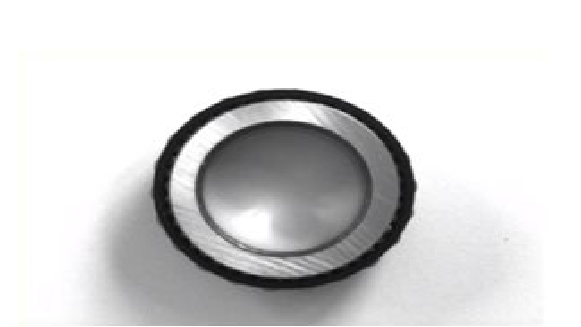
#> input picture test1.png, 581 x 327 px
$ python 'Circle Detection.py'
#> lines starting #> are read from the running program, lines starting #| are printed output that depends on the picture; after the words box and inside, x2 and y2 are one past the last pixel; in counts of white or black regions, pixels touching at a corner belong together
import cv2
import numpy as np
import imutils
import math


def nothing(x):
    pass


#load the image, clone it for output, and then convert it to grayscale
img = cv2.imread("test1.png")
#> img is the input picture: shape (327, 581, 3); mean B, G, R 213.9, 213.9, 213.9

clone = img.copy()
gray = cv2.cvtColor(clone, cv2.COLOR_BGR2GRAY)

#create window
cv2.namedWindow("Treshed")

#create trackbars for threshold for color change
cv2.createTrackbar("Threshold","Treshed", 0, 255, nothing)
#> slider 'Threshold' is set to 85


while(1):
    clone = img.copy()
    gray = cv2.cvtColor(clone, cv2.COLOR_BGR2GRAY)

    #get current position of four tracker
    r = cv2.getTrackbarPos('Threshold', 'Treshed')

    ret, gray_threshold = cv2.threshold(gray, r, 255,cv2.THRESH_BINARY)
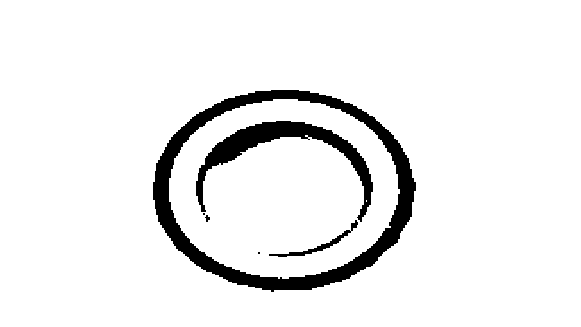
#> gray_threshold: shape (327, 581); 93.2% white; 6 black regions (2 under 20 px), largest, box (x1, y1, x2, y2) and area: (153, 90, 416, 292) 8927, (196, 121, 373, 222) 3600, (269, 220, 358, 257) 384, (205, 215, 210, 222) 21
#> ret = 85
    bilateral_filetered_image = cv2.bilateralFilter(gray_threshold,5,175,175)

    edge_detected_image = cv2.Canny(bilateral_filetered_image,75,200)
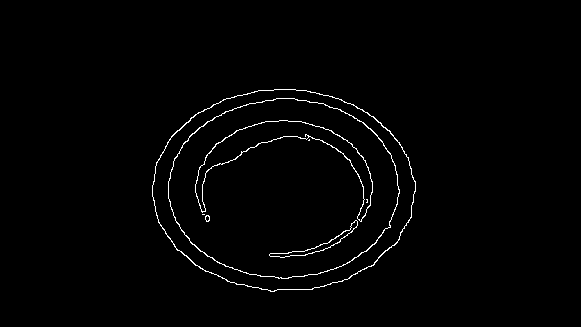
#> edge_detected_image: shape (327, 581); 1.3% white in thin lines or dots, all inside (x1, y1, x2, y2) = (152, 89, 416, 292)

    contours, hierarchy=cv2.findContours(edge_detected_image, cv2.RETR_TREE, cv2.CHAIN_APPROX_SIMPLE)
#> contours = 13 contours, 4 with area under 20; largest, box (x1, y1, x2, y2) and area: (152, 89, 416, 292) 41287, (152, 89, 416, 292) 41123, (168, 98, 400, 279) 32265, (168, 98, 400, 279) 32116, (195, 120, 373, 222) 3682

    contour_list = []
    r=0
    rad=0
    radius= []

    for contour in contours:
        approx = cv2.approxPolyDP(contour, 0.01*cv2.arcLength(contour,True),True)
        area = cv2.contourArea(contour)
        if((len(approx) > 8 ) & (area>30)): #10000> area>30

            contour_list.append(contour)
            rad = math.sqrt(area/math.pi)
            radius.append(round(rad, 2))


        for c in contour_list:
            (c_x, c_y), c_r = cv2.minEnclosingCircle(c)
            M = cv2.moments(c)
            cX = int(M['m10']/M['m00'])
            cY = int(M['m01']/M['m00'])
            if c_r>r:
                if (cX == c_x) | (cY == c_y):

                    c_r = str(c_r)
                    cv2.putText(clone, c_r, (cX - 40, cY - 40),
                    cv2.FONT_HERSHEY_SIMPLEX, 0.5, (255,0,0), 2)


            cv2.circle(clone, (cX, cY), 7, (255, 255, 255), -1)
            cv2.putText(clone, "center", (cX - 20, cY - 20),
	    cv2.FONT_HERSHEY_SIMPLEX, 0.5, (255,0,0), 2)
#> this loop made 13 passes
#> (area, rad) on passes 1, 2, 3, 4, 5, 6, 11, 12: (41287, 114.6), (41123, 114.4), (32265, 101.3), (32115.5, 101.1), (415, 11.49), (389, 11.13), (3682, 34.23), (3574, 33.73)
#> area on pass 7: 21
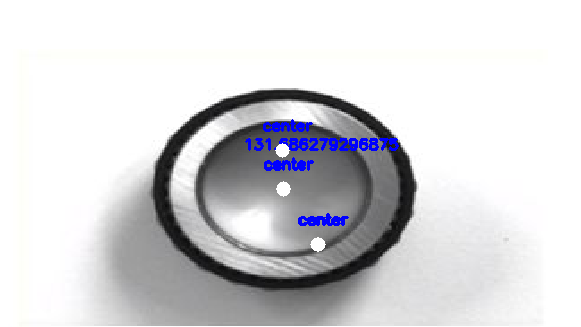
#> clone: shape (327, 581, 3); 1.45% of pixels changed, all inside (x1, y1, x2, y2) = (245, 119, 399, 252)
#> after the loop, contour_list = 8 contours; box (x1, y1, x2, y2) and area: (152, 89, 416, 292) 41287, (152, 89, 416, 292) 41123, (168, 98, 400, 279) 32265, (168, 98, 400, 279) 32116, (195, 120, 373, 222) 3682, (195, 120, 373, 222) 3574, (269, 220, 358, 258) 415, (269, 220, 358, 258) 389; radius = [114.6, 114.4, 101.3, 101.1, 11.49, 11.13, 34.23, 33.73]


    cv2.drawContours(clone, contour_list, -1, (255,0,0),2)
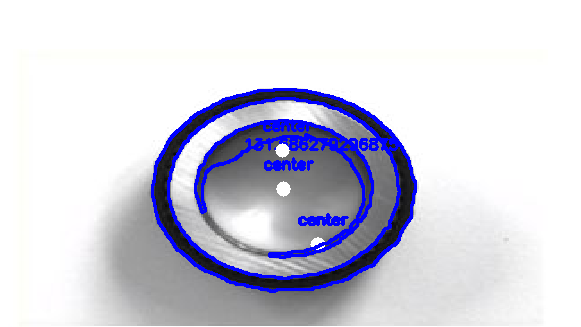
#> clone: shape (327, 581, 3); 4% of pixels changed, all inside (x1, y1, x2, y2) = (151, 88, 417, 293)


    #there is an outer boundary and inner boundary for each edge, so countours double
    print('Number of circles:{}'.format(int(len(contour_list)/2)))
#| Number of circles:4
    print('radius:{}'.format(radius[::2]))
#| radius:[114.64, 101.34, 11.49, 34.23]

    #conts = imutils.grab_contours(contour_list)


    #Displaying the results
    cv2.imshow('Objects Detected', clone)
    #cv2.imshow("Treshed", gray_threshed)

    # ESC to break
    k = cv2.waitKey(1) & 0xFF
#> (key Esc is pressed here)
    if k == 27:
        break


#> (the run stopped early here; a loop or call above may not have finished)

$ run again, with 8circles.png copied over test1.png
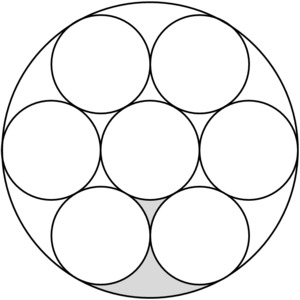
#> input picture 8circles.png, 300 x 300 px
#> img is the input picture: shape (300, 300, 3); min 0, max 255, mean 240.1
#> `ret, gray_threshold = cv2.threshold(gray, r, 255,cv2.THRESH_BINARY)`:
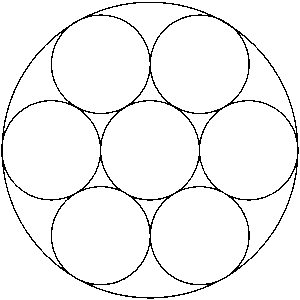
#> gray_threshold: shape (300, 300); 95.7% white; black in thin lines or dots
#> ret = 85
#> edge_detected_image: shape (300, 300); 5.2% white in thin lines or dots
#> contours = 163 contours, 137 with area under 20; largest, box (x1, y1, x2, y2) and area: (11, 203, 84, 283) 197, (188, 188, 294, 292) 186, (128, 76, 251, 246) 149, (191, 7, 296, 121) 128, (260, 101, 300, 199) 92
#> the loop `for contour in contours:` made 163 passes
#> (area, rad) on passes 34, 36, 54, 73, 74, 91, 97, 99: (197, 7.92), (56.5, 4.24), (185.5, 7.68), (49, 3.95), (39, 3.52), (70.5, 4.74), (92, 5.41), (34, 3.29)
#> after the loop `for contour in contours:`: contour_list = 15 contours; largest, box (x1, y1, x2, y2) and area: (11, 203, 84, 283) 197, (188, 188, 294, 292) 186, (128, 76, 251, 246) 149, (191, 7, 296, 121) 128, (260, 101, 300, 199) 92; radius = [7.92, 4.24, 7.68, 3.95, 3.52, 4.74, 5.41, 3.29, 3.7, 3.17, 6.89, 5.05, 4.55, 3.66, 6.37]
#> `cv2.drawContours(clone, contour_list, -1, (255,0,0),2)`:
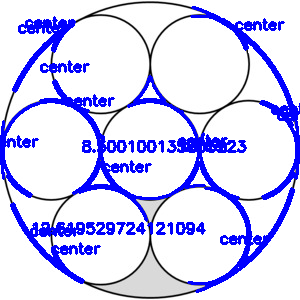
#> clone: shape (300, 300, 3); mean B, G, R 248.5, 209.7, 209.7
#| Number of circles:7
#| radius:[7.92, 7.68, 3.52, 5.41, 3.7, 6.89, 4.55, 6.37]

$ run again, with test.png copied over test1.png
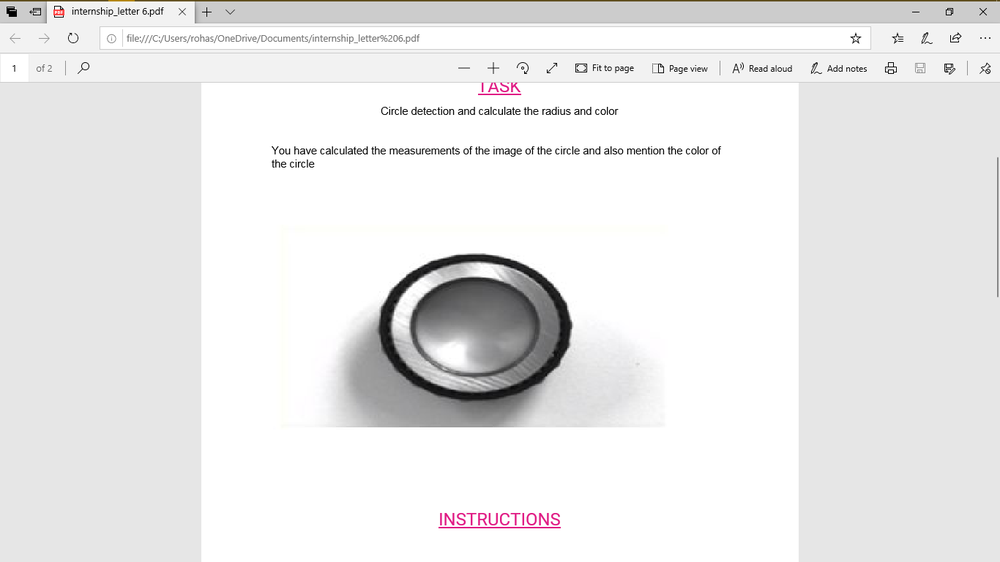
#> input picture test.png, 1000 x 562 px, shrunk from 1366 x 768 before the run
#> img is the input picture: shape (562, 1000, 3); mean B, G, R 233.7, 233.6, 234
#> `ret, gray_threshold = cv2.threshold(gray, r, 255,cv2.THRESH_BINARY)`:
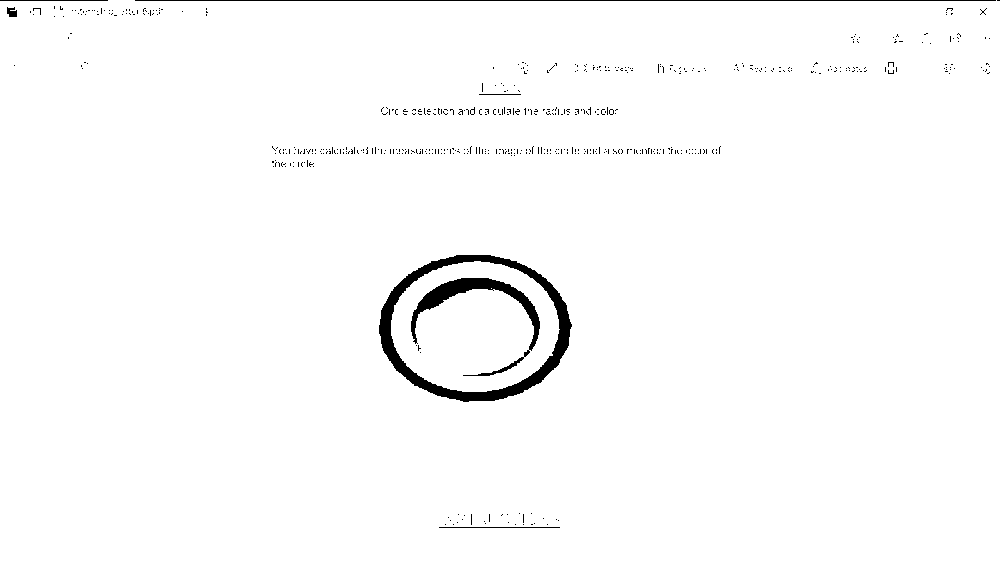
#> gray_threshold: shape (562, 1000); 98.3% white; 559 black regions (552 under 20 px), largest, box (x1, y1, x2, y2) and area: (379, 255, 572, 402) 4766, (411, 278, 540, 376) 2103, (135, 0, 996, 1) 861
#> ret = 85
#> edge_detected_image: shape (562, 1000); 1.2% white in thin lines or dots
#> contours = 410 contours, 347 with area under 20; largest, box (x1, y1, x2, y2) and area: (378, 254, 572, 402) 22114, (378, 254, 572, 402) 21993, (390, 260, 560, 392) 17302, (390, 260, 560, 392) 17201, (438, 513, 561, 529) 294
#> the loop `for contour in contours:` made 410 passes
#> (area, rad) on passes 12, 13, 14, 15, 19, 24, 49, 55: (22114, 83.9), (21993, 83.67), (17301.5, 74.21), (17201, 73.99), (125.5, 6.32), (41, 3.61), (52, 4.07), (32, 3.19)
#> after the loop `for contour in contours:`: contour_list = 31 contours; largest, box (x1, y1, x2, y2) and area: (378, 254, 572, 402) 22114, (378, 254, 572, 402) 21993, (390, 260, 560, 392) 17302, (390, 260, 560, 392) 17201, (410, 277, 540, 377) 126; radius = 31 values, max 83.9 at index 0, min 3.19 at index 7, mean 14.04
#> `cv2.drawContours(clone, contour_list, -1, (255,0,0),2)`:
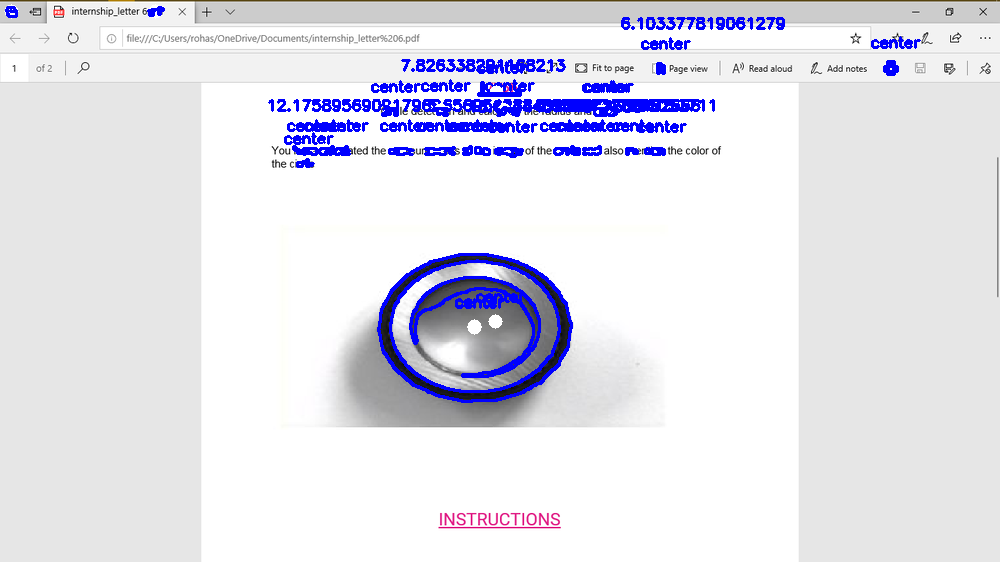
#> clone: shape (562, 1000, 3); mean B, G, R 236.2, 226.2, 226.5
#| Number of circles:15
#| radius:[83.9, 74.21, 6.32, 4.07, 4.13, 5.19, 4.51, 5.29, 3.7, 5.14, 3.55, 3.19, 5.88, 6.0, 3.45, 4.75]
